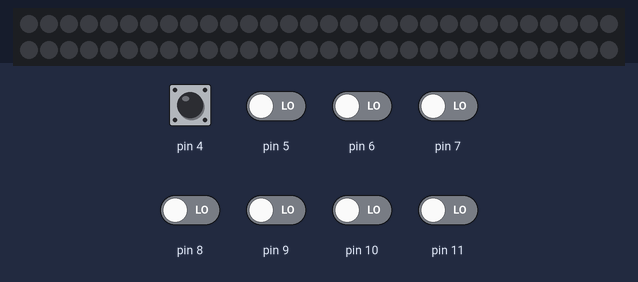
Bench run of a sketch on a simulated Arduino Uno, built with avr-gcc and run on an emulated ATmega328P. Shown: 60 RGB LEDs in strip order, left to right, continuing on the next row. The test bench sets the inputs (shaded band); at power-on: pin 4–11 LOW. Dim RGB values are drawn brighter than linear; colours are those a GRB WS2812 strip shows for the declared byte order.

Above: at 1.2 s.
1.3 s: pin 4 driven HIGH and pin 5 driven HIGH
At 1.76 s:
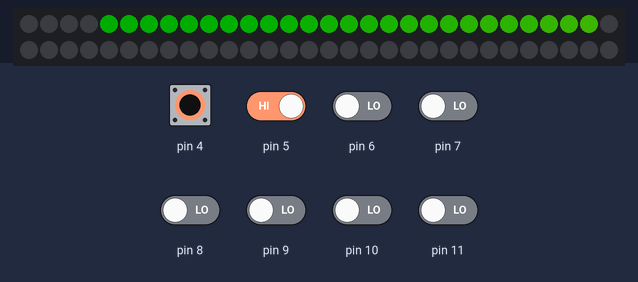
4.3 s: pin 4 driven LOW
At 5.3 s:
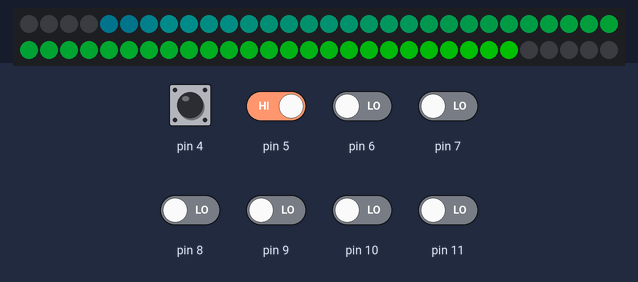
6.0 s: pin 4 driven HIGH
At 6.78 s:
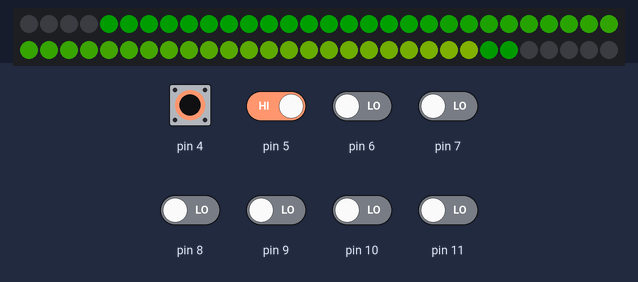
9.0 s: pin 5 driven LOW
At 10.1 s:
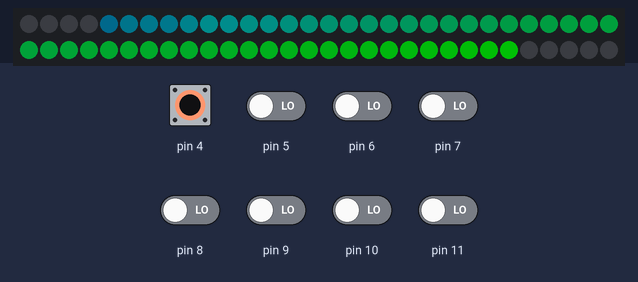
10.7 s: pin 5 driven HIGH
At 11.79 s:
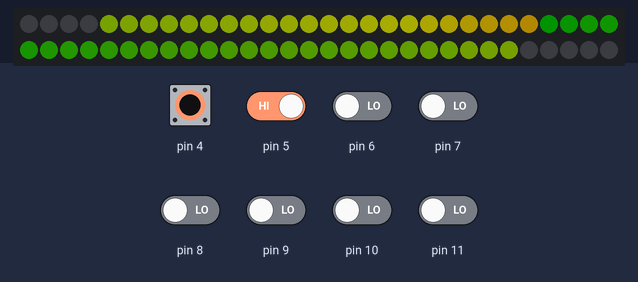
13.7 s: pin 4 pulsed LOW 2 times (0.12 s each, 0.3 s apart)
At 14.49 s:
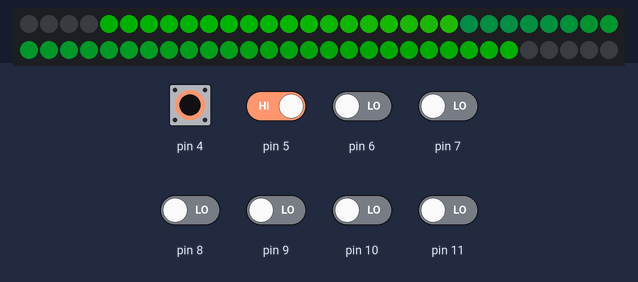
Timing chart, 0 to 16.7 s (numbered marks = the images above; inputs shaded):
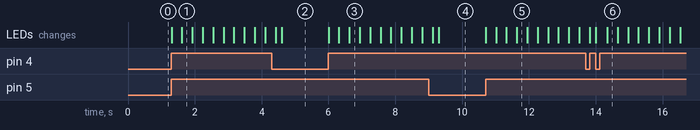

The sketch:

IRultrasonicsens.ino
```cpp
#include <FastLED.h>
int a,b,c,d,e,f,g,h,j=0; //Variables to store Sensor data

#define NUM_LEDS 60
#define DATA_PIN 2

// Define the array of leds
CRGB leds[NUM_LEDS];

void setup() {
  pinMode(4,INPUT);
  pinMode(5,INPUT);
  pinMode(6,INPUT);
  pinMode(7,INPUT);
  pinMode(8,INPUT);
  pinMode(9,INPUT);
  pinMode(10,INPUT);
  pinMode(11,INPUT);

  LEDS.addLeds<WS2812,DATA_PIN,RGB>(leds,NUM_LEDS);
  LEDS.setBrightness(84);
}

void fadeall() { for(int i = 0; i < NUM_LEDS; i++) { leds[i].nscale8(250); } }

void loop() {
  a=digitalRead(4);
  b=digitalRead(5);
  c=digitalRead(6);
  d=digitalRead(7);
  e=digitalRead(8);
  f=digitalRead(9);
  g=digitalRead(10);
  h=digitalRead(11);

  static uint8_t hue = 0;


  if(a==1)
  {
    if(b==1)
    {
  for(int i = 4; i < 55; i++) {
    // Set the i'th led to red
    leds[i] = CHSV(hue++, 255, 255);
    // Show the leds
    FastLED.show();
    // now that we've shown the leds, reset the i'th led to black
    // leds[i] = CRGB::Black;
    fadeall();
    // Wait a little bit before we loop around and do it again
    delay(10);
                              }
    }
  }

  if(g==1)
{
  if(f==1)
  {
  // Now go in the other direction.
  for(int i = (56)-1; i >= 4; i--) {
    // Set the i'th led to red
    leds[i] = CHSV(hue++, 255, 255);
    // Show the leds
    FastLED.show();
    // now that we've shown the leds, reset the i'th led to black
    // leds[i] = CRGB::Black;
    fadeall();
    // Wait a little bit before we loop around and do it again
    delay(10);
                                   }
  }
}
          }
```

Measured:
- after the input at 1.3 s, the LEDs: first change at once (image 1 shows a later state)
- after the input at 4.3 s, the LEDs: first differ from a run without the input after 0.29 s (image 2)
- after the input at 6.0 s, the LEDs: first change at once (image 3 shows a later state)
- after the input at 9.0 s, the LEDs: first differ from a run without the input after 0.29 s (image 4)
- after the input at 10.7 s, the LEDs: first change at once (image 5 shows a later state)
